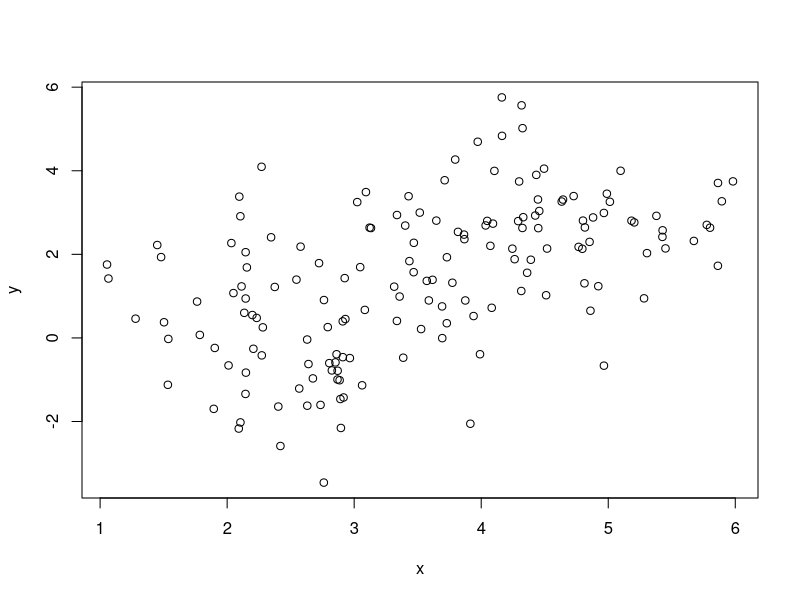
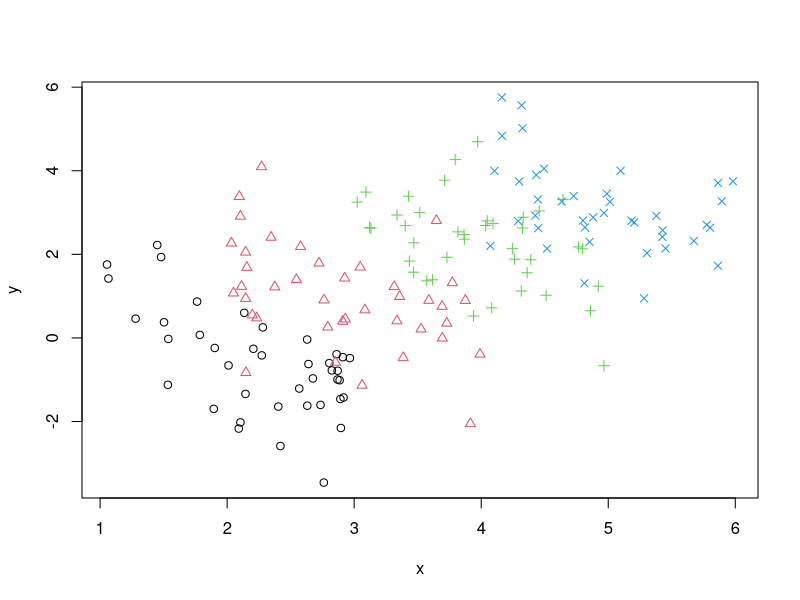

The R source for these figures, in order:
## ---- chunk 1
set.seed(123)
n.days = 10000 ## number of days to consider
S = 15 - 1 ## sample space, possible location of elevator
elevator = runif(n.days, min=1, max=15) ## outcome of experiments
up = elevator < 13 ## Whether the event occur
sum(up) / n.days
## ---- chunk 2
set.seed(2021)
g = 4
n = 40
z = rep(1:4, each=n)
x = runif(n*g, 0, 2) + z
y = 2 * z - x + rnorm(n*g)
plot(x, y)
plot(x, y, pch=rep(1:g, each=n), col=rep(1:g, each=n))
